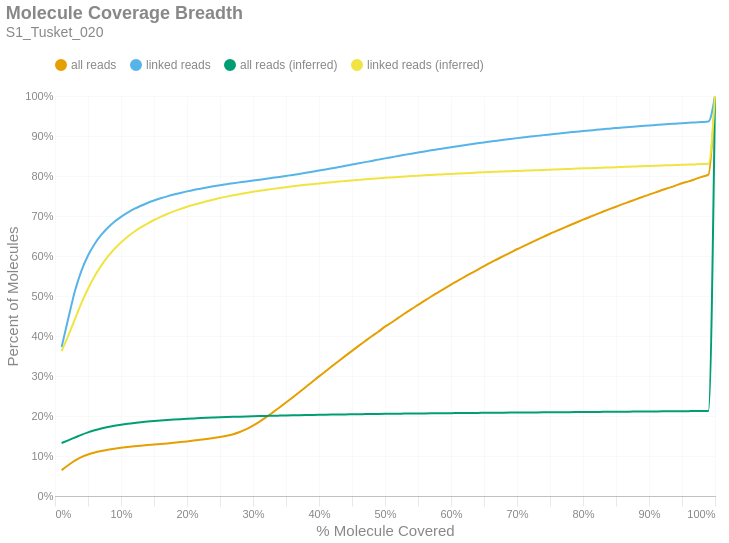

Notebook code cell kept with this figure:
### Markdown cell above
### Molecule Read Coverage
This chart shows molecule coverage breadth as computed by the number of bases aligned to that molecule. In other words, "*how much of each unique long molecule is actually sequenced/aligned?*" Keep in mind there is a distinction between sequences and alignments, since some sequences belonging to a particular molecule may not align well and wouldn't appear in the alignment data. This chart also shows molecule coverage breadth as computed by the *inferred fragment* from which the aligned sequences originate. Unlike read coverage, this calculation takes into account the total insert size, including unsequenced gaps between the forward and reverse reads. Like the previous figures, these are cumulative percents.

### Code cell
if SKIPLR:
    print_html(f"Skipped")
else:
    binned_df = consolidated_hist(valids['coverage_bp'], mask, 0.01, True)
    binned_df_inf = consolidated_hist(valids['coverage_inserts'], mask, 0.01, True)
    binned_df = binned_df.with_columns(pl.lit(binned_df_inf['all reads (cumsum)']).alias('all reads (inferred)'))
    binned_df = binned_df.with_columns(pl.lit(binned_df_inf['linked reads (cumsum)']).alias('linked reads (inferred)'))
    binned_df = binned_df.with_columns(
        (pl.col('bin').cast(pl.Float64) + 0.01).alias('right_edge')
    )

    with SafeRender(binned_df):
        (
            density_plot(binned_df, 'Molecule Coverage Breadth', samplename, 'molcov', ['all reads (inferred)','linked reads (inferred)'])
            .encode(
                #x=alt.X('bin:Q', title="% Molecule Covered").axis(format = '%').scale(padding=0),
                x=alt.X('right_edge:Q', title="% Molecule Covered").axis(format='%').scale(padding=0),
                y=alt.Y('value:Q', title='Percent of Molecules')
                    .axis(format='%')
                    .stack(False)
                    .scale(domainMin=0, padding=0),
                color=alt.Color("key:N").scale(domain = ["all reads", "linked reads", "all reads (inferred)", "linked reads (inferred)"]),
                tooltip = [
                    alt.Tooltip("key:N", title = "Data Type"),
                    alt.Tooltip("range_label:N", title="% Molecule Covered"),
                    alt.Tooltip("value:Q", format = ".2%", title="% Molecules")
                ]
            )
        ).display()

### Figure 1 — Vega-Lite specification as saved in the notebook (floating-point values rounded to 4 significant figures)
{"width": "container", "height": 400, "config": {"title": {"anchor": "start", "dy": -15, "fontSize": 18, "color": "#888888", "subtitleColor": "#888888", "subtitleFontSize": 14}, "arc": {"fill": "#0072B2"}, "axis": {"domainColor": "#888888", "domainWidth": 0.5, "gridWidth": 0.2, "grid": false, "titleFontWeight": 400, "titleFontSize": 15, "labelFontSize": 11, "labelColor": "#888888", "tickColor": "#888888", "tickWidth": 0.2, "titleColor": "#888888"}, "axisBand": {"grid": false}, "axisX": {"grid": true, "tickSize": 10, "domainCap": "round"}, "axisY": {"domain": false, "grid": true, "tickSize": 0, "domainCap": "round"}, "background": "transparent", "header": {"labelFontSize": 15, "labelColor": "#888888", "titleFontSize": 15, "titleFontWeight": 600, "titleColor": "#888888"}, "legend": {"labelFont": "sans-serif", "labelFontSize": 12, "labelColor": "#888888", "symbolSize": 100, "symbolType": "circle", "titleFontSize": 12, "titlePadding": 10, "titleColor": "#888888", "title": null, "orient": "top"}, "range": {"category": ["#E69F00", "#56B4E9", "#009E73", "#F0E442", "#0072B2", "#D55E00", "#CC79A7", "#000000"], "diverging": ["#cfe8f3", "#a2d4ec", "#73bfe2", "#46abdb", "#1696d2", "#12719e"]}, "area": {"fill": "#0072B2", "fillOpacity": 0.7, "line": true, "strokeOpacity": 0.7}, "line": {"color": "#0072B2", "stroke": "#0072B2", "strokeWidth": 2}, "trail": {"color": "#0072B2", "stroke": "#0072B2", "strokeWidth": 0, "size": 1}, "point": {"filled": true, "fillOpacity": 1.0, "size": 95}, "text": {"color": "#888888", "fontSize": 11, "align": "right", "fontWeight": 400, "size": 11}, "bar": {"fill": "#0072B2", "stroke": null}, "view": {"stroke": null, "continuousWidth": 660, "continuousHeight": 400}}, "data": {"name": "data-bf980b047b37eeb27c1207c9344e3002"}, "mark": {"type": "line", "interpolate": "monotone", "point": {"opacity": 0, "size": 275}}, "encoding": {"color": {"field": "key", "scale": {"domain": ["all reads", "linked reads", "all reads (inferred)", "linked reads (inferred)"]}, "type": "nominal"}, "tooltip": [{"field": "key", "title": "Data Type", "type": "nominal"}, {"field": "range_label", "title": "% Molecule Covered", "type": "nominal"}, {"field": "value", "format": ".2%", "title": "% Molecules", "type": "quantitative"}], "x": {"axis": {"format": "%"}, "field": "right_edge", "scale": {"padding": 0}, "title": "% Molecule Covered", "type": "quantitative"}, "y": {"axis": {"format": "%"}, "field": "value", "scale": {"domainMin": 0, "padding": 0}, "stack": false, "title": "Percent of Molecules", "type": "quantitative"}}, "params": [{"name": "param_c36ac31b6afebe62", "select": {"type": "point", "fields": ["key"]}, "bind": "legend"}], "title": {"text": "Molecule Coverage Breadth", "subtitle": "S1_Tusket_020"}, "transform": [{"fold": ["all reads (cumsum)", "linked reads (cumsum)", "all reads (inferred)", "linked reads (inferred)"]}, {"calculate": "replace(datum.key, ' (cumsum)', '')", "as": "key"}, {"filter": {"param": "param_c36ac31b6afebe62"}}], "usermeta": {"embedOptions": {"downloadFileName": "S1_Tusket_020.molcov"}}, "$schema": "https://vega.github.io/schema/vega-lite/v6.1.0.json", "datasets": {"data-bf980b047b37eeb27c1207c9344e3002": [{"bin": "0.0", "interval": "0.0-0.01", "all reads": 0.06462, "linked reads": 0.3722, "all reads (cumsum)": 0.06462, "linked reads (cumsum)": 0.3722, "range_label": "0.0-0.01", "all reads (inferred)": 0.1326, "linked reads (inferred)": 0.3625, "right_edge": 0.01}, {"bin": "0.01", "interval": "0.01-0.02", "all reads": 0.01215, "linked reads": 0.07065, "all reads (cumsum)": 0.07677, "linked reads (cumsum)": 0.4429, "range_label": "0.01-0.02", "all reads (inferred)": 0.1392, "linked reads (inferred)": 0.4006, "right_edge": 0.02}, {"bin": "0.02", "interval": "0.02-0.03", "all reads": 0.01161, "linked reads": 0.06844, "all reads (cumsum)": 0.08838, "linked reads (cumsum)": 0.5113, "range_label": "0.02-0.03", "all reads (inferred)": 0.1461, "linked reads (inferred)": 0.4413, "right_edge": 0.03}, {"bin": "0.03", "interval": "0.03-0.04", "all reads": 0.008801, "linked reads": 0.05159, "all reads (cumsum)": 0.09718, "linked reads (cumsum)": 0.5629, "range_label": "0.03-0.04", "all reads (inferred)": 0.1529, "linked reads (inferred)": 0.482, "right_edge": 0.04}, {"bin": "0.04", "interval": "0.04-0.05", "all reads": 0.006568, "linked reads": 0.03836, "all reads (cumsum)": 0.1037, "linked reads (cumsum)": 0.6013, "range_label": "0.04-0.05", "all reads (inferred)": 0.159, "linked reads (inferred)": 0.5182, "right_edge": 0.05}, {"bin": "0.05", "interval": "0.05-0.06", "all reads": 0.004971, "linked reads": 0.02883, "all reads (cumsum)": 0.1087, "linked reads (cumsum)": 0.6301, "range_label": "0.05-0.06", "all reads (inferred)": 0.1642, "linked reads (inferred)": 0.5494, "right_edge": 0.06}, {"bin": "0.06", "interval": "0.06-0.07", "all reads": 0.003873, "linked reads": 0.02244, "all reads (cumsum)": 0.1126, "linked reads (cumsum)": 0.6525, "range_label": "0.06-0.07", "all reads (inferred)": 0.1686, "linked reads (inferred)": 0.5759, "right_edge": 0.07}, {"bin": "0.07", "interval": "0.07-0.08", "all reads": 0.003161, "linked reads": 0.0182, "all reads (cumsum)": 0.1158, "linked reads (cumsum)": 0.6707, "range_label": "0.07-0.08", "all reads (inferred)": 0.1724, "linked reads (inferred)": 0.5984, "right_edge": 0.08}, {"bin": "0.08", "interval": "0.08-0.09", "all reads": 0.002629, "linked reads": 0.01487, "all reads (cumsum)": 0.1184, "linked reads (cumsum)": 0.6856, "range_label": "0.08-0.09", "all reads (inferred)": 0.1755, "linked reads (inferred)": 0.6174, "right_edge": 0.09}, {"bin": "0.09", "interval": "0.09-0.1", "all reads": 0.002218, "linked reads": 0.01222, "all reads (cumsum)": 0.1206, "linked reads (cumsum)": 0.6978, "range_label": "0.09-0.1", "all reads (inferred)": 0.1782, "linked reads (inferred)": 0.6339, "right_edge": 0.1}, {"bin": "0.1", "interval": "0.1-0.11", "all reads": 0.001943, "linked reads": 0.01056, "all reads (cumsum)": 0.1225, "linked reads (cumsum)": 0.7084, "range_label": "0.1-0.11", "all reads (inferred)": 0.1806, "linked reads (inferred)": 0.6482, "right_edge": 0.11}, {"bin": "0.11", "interval": "0.11-0.12", "all reads": 0.001748, "linked reads": 0.009208, "all reads (cumsum)": 0.1243, "linked reads (cumsum)": 0.7176, "range_label": "0.11-0.12", "all reads (inferred)": 0.1827, "linked reads (inferred)": 0.6605, "right_edge": 0.12}, {"bin": "0.12", "interval": "0.12-0.13", "all reads": 0.001558, "linked reads": 0.007942, "all reads (cumsum)": 0.1259, "linked reads (cumsum)": 0.7255, "range_label": "0.12-0.13", "all reads (inferred)": 0.1845, "linked reads (inferred)": 0.6716, "right_edge": 0.13}, {"bin": "0.13", "interval": "0.13-0.14", "all reads": 0.001426, "linked reads": 0.006967, "all reads (cumsum)": 0.1273, "linked reads (cumsum)": 0.7325, "range_label": "0.13-0.14", "all reads (inferred)": 0.1861, "linked reads (inferred)": 0.6812, "right_edge": 0.14}, {"bin": "0.14", "interval": "0.14-0.15", "all reads": 0.001353, "linked reads": 0.006101, "all reads (cumsum)": 0.1286, "linked reads (cumsum)": 0.7386, "range_label": "0.14-0.15", "all reads (inferred)": 0.1876, "linked reads (inferred)": 0.69, "right_edge": 0.15}, {"bin": "0.15", "interval": "0.15-0.16", "all reads": 0.001387, "linked reads": 0.00559, "all reads (cumsum)": 0.13, "linked reads (cumsum)": 0.7442, "range_label": "0.15-0.16", "all reads (inferred)": 0.1889, "linked reads (inferred)": 0.6978, "right_edge": 0.16}, {"bin": "0.16", "interval": "0.16-0.17", "all reads": 0.001456, "linked reads": 0.004949, "all reads (cumsum)": 0.1315, "linked reads (cumsum)": 0.7491, "range_label": "0.16-0.17", "all reads (inferred)": 0.1901, "linked reads (inferred)": 0.7049, "right_edge": 0.17}, {"bin": "0.17", "interval": "0.17-0.18", "all reads": 0.001559, "linked reads": 0.004421, "all reads (cumsum)": 0.133, "linked reads (cumsum)": 0.7536, "range_label": "0.17-0.18", "all reads (inferred)": 0.1912, "linked reads (inferred)": 0.7115, "right_edge": 0.18}, {"bin": "0.18", "interval": "0.18-0.19", "all reads": 0.001696, "linked reads": 0.004159, "all reads (cumsum)": 0.1347, "linked reads (cumsum)": 0.7577, "range_label": "0.18-0.19", "all reads (inferred)": 0.1922, "linked reads (inferred)": 0.7174, "right_edge": 0.19}, {"bin": "0.19", "interval": "0.19-0.2", "all reads": 0.001813, "linked reads": 0.003859, "all reads (cumsum)": 0.1365, "linked reads (cumsum)": 0.7616, "range_label": "0.19-0.2", "all reads (inferred)": 0.1931, "linked reads (inferred)": 0.723, "right_edge": 0.2}, {"bin": "0.2", "interval": "0.2-0.21", "all reads": 0.001922, "linked reads": 0.003548, "all reads (cumsum)": 0.1385, "linked reads (cumsum)": 0.7651, "range_label": "0.2-0.21", "all reads (inferred)": 0.1939, "linked reads (inferred)": 0.728, "right_edge": 0.21}, {"bin": "0.21", "interval": "0.21-0.22", "all reads": 0.00207, "linked reads": 0.003159, "all reads (cumsum)": 0.1405, "linked reads (cumsum)": 0.7683, "range_label": "0.21-0.22", "all reads (inferred)": 0.1947, "linked reads (inferred)": 0.7327, "right_edge": 0.22}, {"bin": "0.22", "interval": "0.22-0.23", "all reads": 0.002224, "linked reads": 0.003105, "all reads (cumsum)": 0.1428, "linked reads (cumsum)": 0.7714, "range_label": "0.22-0.23", "all reads (inferred)": 0.1954, "linked reads (inferred)": 0.737, "right_edge": 0.23}, {"bin": "0.23", "interval": "0.23-0.24", "all reads": 0.002381, "linked reads": 0.002887, "all reads (cumsum)": 0.1451, "linked reads (cumsum)": 0.7743, "range_label": "0.23-0.24", "all reads (inferred)": 0.1961, "linked reads (inferred)": 0.741, "right_edge": 0.24}, {"bin": "0.24", "interval": "0.24-0.25", "all reads": 0.002642, "linked reads": 0.002703, "all reads (cumsum)": 0.1478, "linked reads (cumsum)": 0.777, "range_label": "0.24-0.25", "all reads (inferred)": 0.1967, "linked reads (inferred)": 0.7449, "right_edge": 0.25}, {"bin": "0.25", "interval": "0.25-0.26", "all reads": 0.002913, "linked reads": 0.002463, "all reads (cumsum)": 0.1507, "linked reads (cumsum)": 0.7795, "range_label": "0.25-0.26", "all reads (inferred)": 0.1973, "linked reads (inferred)": 0.7484, "right_edge": 0.26}, {"bin": "0.26", "interval": "0.26-0.27", "all reads": 0.003804, "linked reads": 0.002475, "all reads (cumsum)": 0.1545, "linked reads (cumsum)": 0.7819, "range_label": "0.26-0.27", "all reads (inferred)": 0.1979, "linked reads (inferred)": 0.7517, "right_edge": 0.27}, {"bin": "0.27", "interval": "0.27-0.28", "all reads": 0.005416, "linked reads": 0.002316, "all reads (cumsum)": 0.1599, "linked reads (cumsum)": 0.7842, "range_label": "0.27-0.28", "all reads (inferred)": 0.1984, "linked reads (inferred)": 0.7548, "right_edge": 0.28}, {"bin": "0.28", "interval": "0.28-0.29", "all reads": 0.007277, "linked reads": 0.00225, "all reads (cumsum)": 0.1672, "linked reads (cumsum)": 0.7865, "range_label": "0.28-0.29", "all reads (inferred)": 0.1989, "linked reads (inferred)": 0.7577, "right_edge": 0.29}, {"bin": "0.29", "interval": "0.29-0.3", "all reads": 0.008887, "linked reads": 0.002181, "all reads (cumsum)": 0.1761, "linked reads (cumsum)": 0.7887, "range_label": "0.29-0.3", "all reads (inferred)": 0.1994, "linked reads (inferred)": 0.7605, "right_edge": 0.3}, {"bin": "0.3", "interval": "0.3-0.31", "all reads": 0.01002, "linked reads": 0.002237, "all reads (cumsum)": 0.1861, "linked reads (cumsum)": 0.7909, "range_label": "0.3-0.31", "all reads (inferred)": 0.1998, "linked reads (inferred)": 0.7631, "right_edge": 0.31}, {"bin": "0.31", "interval": "0.31-0.32", "all reads": 0.01102, "linked reads": 0.002326, "all reads (cumsum)": 0.1971, "linked reads (cumsum)": 0.7932, "range_label": "0.31-0.32", "all reads (inferred)": 0.2002, "linked reads (inferred)": 0.7654, "right_edge": 0.32}, {"bin": "0.32", "interval": "0.32-0.33", "all reads": 0.0118, "linked reads": 0.002263, "all reads (cumsum)": 0.2089, "linked reads (cumsum)": 0.7955, "range_label": "0.32-0.33", "all reads (inferred)": 0.2006, "linked reads (inferred)": 0.7678, "right_edge": 0.33}, {"bin": "0.33", "interval": "0.33-0.34", "all reads": 0.01215, "linked reads": 0.002281, "all reads (cumsum)": 0.2211, "linked reads (cumsum)": 0.7978, "range_label": "0.33-0.34", "all reads (inferred)": 0.201, "linked reads (inferred)": 0.77, "right_edge": 0.34}, {"bin": "0.34", "interval": "0.34-0.35", "all reads": 0.01255, "linked reads": 0.002452, "all reads (cumsum)": 0.2336, "linked reads (cumsum)": 0.8002, "range_label": "0.34-0.35", "all reads (inferred)": 0.2014, "linked reads (inferred)": 0.7721, "right_edge": 0.35}, {"bin": "0.35", "interval": "0.35-0.36", "all reads": 0.01281, "linked reads": 0.002464, "all reads (cumsum)": 0.2464, "linked reads (cumsum)": 0.8027, "range_label": "0.35-0.36", "all reads (inferred)": 0.2017, "linked reads (inferred)": 0.7741, "right_edge": 0.36}, {"bin": "0.36", "interval": "0.36-0.37", "all reads": 0.01298, "linked reads": 0.002555, "all reads (cumsum)": 0.2594, "linked reads (cumsum)": 0.8053, "range_label": "0.36-0.37", "all reads (inferred)": 0.202, "linked reads (inferred)": 0.7761, "right_edge": 0.37}, {"bin": "0.37", "interval": "0.37-0.38", "all reads": 0.01312, "linked reads": 0.002633, "all reads (cumsum)": 0.2725, "linked reads (cumsum)": 0.8079, "range_label": "0.37-0.38", "all reads (inferred)": 0.2023, "linked reads (inferred)": 0.7779, "right_edge": 0.38}, {"bin": "0.38", "interval": "0.38-0.39", "all reads": 0.01313, "linked reads": 0.002787, "all reads (cumsum)": 0.2857, "linked reads (cumsum)": 0.8107, "range_label": "0.38-0.39", "all reads (inferred)": 0.2026, "linked reads (inferred)": 0.7796, "right_edge": 0.39}, {"bin": "0.39", "interval": "0.39-0.4", "all reads": 0.01332, "linked reads": 0.00293, "all reads (cumsum)": 0.299, "linked reads (cumsum)": 0.8136, "range_label": "0.39-0.4", "all reads (inferred)": 0.2029, "linked reads (inferred)": 0.7813, "right_edge": 0.4}, {"bin": "0.4", "interval": "0.4-0.41", "all reads": 0.0128, "linked reads": 0.002865, "all reads (cumsum)": 0.3118, "linked reads (cumsum)": 0.8165, "range_label": "0.4-0.41", "all reads (inferred)": 0.2032, "linked reads (inferred)": 0.7829, "right_edge": 0.41}, {"bin": "0.41", "interval": "0.41-0.42", "all reads": 0.013, "linked reads": 0.00286, "all reads (cumsum)": 0.3248, "linked reads (cumsum)": 0.8193, "range_label": "0.41-0.42", "all reads (inferred)": 0.2035, "linked reads (inferred)": 0.7845, "right_edge": 0.42}, {"bin": "0.42", "interval": "0.42-0.43", "all reads": 0.01286, "linked reads": 0.003063, "all reads (cumsum)": 0.3376, "linked reads (cumsum)": 0.8224, "range_label": "0.42-0.43", "all reads (inferred)": 0.2037, "linked reads (inferred)": 0.7861, "right_edge": 0.43}, {"bin": "0.43", "interval": "0.43-0.44", "all reads": 0.01269, "linked reads": 0.003089, "all reads (cumsum)": 0.3503, "linked reads (cumsum)": 0.8255, "range_label": "0.43-0.44", "all reads (inferred)": 0.204, "linked reads (inferred)": 0.7875, "right_edge": 0.44}, {"bin": "0.44", "interval": "0.44-0.45", "all reads": 0.0126, "linked reads": 0.003071, "all reads (cumsum)": 0.3629, "linked reads (cumsum)": 0.8286, "range_label": "0.44-0.45", "all reads (inferred)": 0.2042, "linked reads (inferred)": 0.7889, "right_edge": 0.45}, {"bin": "0.45", "interval": "0.45-0.46", "all reads": 0.01239, "linked reads": 0.003092, "all reads (cumsum)": 0.3753, "linked reads (cumsum)": 0.8316, "range_label": "0.45-0.46", "all reads (inferred)": 0.2045, "linked reads (inferred)": 0.7903, "right_edge": 0.46}, {"bin": "0.46", "interval": "0.46-0.47", "all reads": 0.01205, "linked reads": 0.003074, "all reads (cumsum)": 0.3874, "linked reads (cumsum)": 0.8347, "range_label": "0.46-0.47", "all reads (inferred)": 0.2047, "linked reads (inferred)": 0.7917, "right_edge": 0.47}, {"bin": "0.47", "interval": "0.47-0.48", "all reads": 0.01206, "linked reads": 0.003038, "all reads (cumsum)": 0.3994, "linked reads (cumsum)": 0.8378, "range_label": "0.47-0.48", "all reads (inferred)": 0.205, "linked reads (inferred)": 0.793, "right_edge": 0.48}, {"bin": "0.48", "interval": "0.48-0.49", "all reads": 0.01132, "linked reads": 0.003152, "all reads (cumsum)": 0.4107, "linked reads (cumsum)": 0.8409, "range_label": "0.48-0.49", "all reads (inferred)": 0.2052, "linked reads (inferred)": 0.7942, "right_edge": 0.49}, {"bin": "0.49", "interval": "0.49-0.5", "all reads": 0.01254, "linked reads": 0.00314, "all reads (cumsum)": 0.4233, "linked reads (cumsum)": 0.844, "range_label": "0.49-0.5", "all reads (inferred)": 0.2054, "linked reads (inferred)": 0.7954, "right_edge": 0.5}, {"bin": "0.5", "interval": "0.5-0.51", "all reads": 0.0105, "linked reads": 0.002976, "all reads (cumsum)": 0.4338, "linked reads (cumsum)": 0.847, "range_label": "0.5-0.51", "all reads (inferred)": 0.2056, "linked reads (inferred)": 0.7965, "right_edge": 0.51}, {"bin": "0.51", "interval": "0.51-0.52", "all reads": 0.0116, "linked reads": 0.003074, "all reads (cumsum)": 0.4454, "linked reads (cumsum)": 0.8501, "range_label": "0.51-0.52", "all reads (inferred)": 0.2058, "linked reads (inferred)": 0.7977, "right_edge": 0.52}, {"bin": "0.52", "interval": "0.52-0.53", "all reads": 0.01091, "linked reads": 0.002919, "all reads (cumsum)": 0.4563, "linked reads (cumsum)": 0.853, "range_label": "0.52-0.53", "all reads (inferred)": 0.206, "linked reads (inferred)": 0.7988, "right_edge": 0.53}, {"bin": "0.53", "interval": "0.53-0.54", "all reads": 0.01093, "linked reads": 0.002886, "all reads (cumsum)": 0.4672, "linked reads (cumsum)": 0.8559, "range_label": "0.53-0.54", "all reads (inferred)": 0.2062, "linked reads (inferred)": 0.7998, "right_edge": 0.54}, {"bin": "0.54", "interval": "0.54-0.55", "all reads": 0.01054, "linked reads": 0.002796, "all reads (cumsum)": 0.4778, "linked reads (cumsum)": 0.8587, "range_label": "0.54-0.55", "all reads (inferred)": 0.2063, "linked reads (inferred)": 0.8008, "right_edge": 0.55}, {"bin": "0.55", "interval": "0.55-0.56", "all reads": 0.01053, "linked reads": 0.002725, "all reads (cumsum)": 0.4883, "linked reads (cumsum)": 0.8614, "range_label": "0.55-0.56", "all reads (inferred)": 0.2065, "linked reads (inferred)": 0.8017, "right_edge": 0.56}, {"bin": "0.56", "interval": "0.56-0.57", "all reads": 0.0104, "linked reads": 0.002676, "all reads (cumsum)": 0.4987, "linked reads (cumsum)": 0.8641, "range_label": "0.56-0.57", "all reads (inferred)": 0.2067, "linked reads (inferred)": 0.8026, "right_edge": 0.57}, {"bin": "0.57", "interval": "0.57-0.58", "all reads": 0.009932, "linked reads": 0.002695, "all reads (cumsum)": 0.5086, "linked reads (cumsum)": 0.8668, "range_label": "0.57-0.58", "all reads (inferred)": 0.2068, "linked reads (inferred)": 0.8035, "right_edge": 0.58}, {"bin": "0.58", "interval": "0.58-0.59", "all reads": 0.009962, "linked reads": 0.00269, "all reads (cumsum)": 0.5186, "linked reads (cumsum)": 0.8695, "range_label": "0.58-0.59", "all reads (inferred)": 0.207, "linked reads (inferred)": 0.8043, "right_edge": 0.59}, {"bin": "0.59", "interval": "0.59-0.6", "all reads": 0.009865, "linked reads": 0.002546, "all reads (cumsum)": 0.5285, "linked reads (cumsum)": 0.872, "range_label": "0.59-0.6", "all reads (inferred)": 0.2072, "linked reads (inferred)": 0.8052, "right_edge": 0.6}, {"bin": "0.6", "interval": "0.6-0.61", "all reads": 0.00934, "linked reads": 0.00246, "all reads (cumsum)": 0.5378, "linked reads (cumsum)": 0.8745, "range_label": "0.6-0.61", "all reads (inferred)": 0.2073, "linked reads (inferred)": 0.806, "right_edge": 0.61}, {"bin": "0.61", "interval": "0.61-0.62", "all reads": 0.009553, "linked reads": 0.00237, "all reads (cumsum)": 0.5474, "linked reads (cumsum)": 0.8769, "range_label": "0.61-0.62", "all reads (inferred)": 0.2075, "linked reads (inferred)": 0.8068, "right_edge": 0.62}, {"bin": "0.62", "interval": "0.62-0.63", "all reads": 0.009133, "linked reads": 0.002448, "all reads (cumsum)": 0.5565, "linked reads (cumsum)": 0.8793, "range_label": "0.62-0.63", "all reads (inferred)": 0.2076, "linked reads (inferred)": 0.8076, "right_edge": 0.63}, {"bin": "0.63", "interval": "0.63-0.64", "all reads": 0.009083, "linked reads": 0.002335, "all reads (cumsum)": 0.5656, "linked reads (cumsum)": 0.8816, "range_label": "0.63-0.64", "all reads (inferred)": 0.2078, "linked reads (inferred)": 0.8085, "right_edge": 0.64}, {"bin": "0.64", "interval": "0.64-0.65", "all reads": 0.008846, "linked reads": 0.002266, "all reads (cumsum)": 0.5744, "linked reads (cumsum)": 0.8839, "range_label": "0.64-0.65", "all reads (inferred)": 0.2079, "linked reads (inferred)": 0.8093, "right_edge": 0.65}, {"bin": "0.65", "interval": "0.65-0.66", "all reads": 0.009044, "linked reads": 0.002279, "all reads (cumsum)": 0.5835, "linked reads (cumsum)": 0.8862, "range_label": "0.65-0.66", "all reads (inferred)": 0.2081, "linked reads (inferred)": 0.81, "right_edge": 0.66}, {"bin": "0.66", "interval": "0.66-0.67", "all reads": 0.00845, "linked reads": 0.00214, "all reads (cumsum)": 0.5919, "linked reads (cumsum)": 0.8883, "range_label": "0.66-0.67", "all reads (inferred)": 0.2082, "linked reads (inferred)": 0.8107, "right_edge": 0.67}, {"bin": "0.67", "interval": "0.67-0.68", "all reads": 0.008481, "linked reads": 0.002222, "all reads (cumsum)": 0.6004, "linked reads (cumsum)": 0.8905, "range_label": "0.67-0.68", "all reads (inferred)": 0.2083, "linked reads (inferred)": 0.8114, "right_edge": 0.68}, {"bin": "0.68", "interval": "0.68-0.69", "all reads": 0.008189, "linked reads": 0.002092, "all reads (cumsum)": 0.6086, "linked reads (cumsum)": 0.8926, "range_label": "0.68-0.69", "all reads (inferred)": 0.2085, "linked reads (inferred)": 0.8121, "right_edge": 0.69}, {"bin": "0.69", "interval": "0.69-0.7", "all reads": 0.008243, "linked reads": 0.002039, "all reads (cumsum)": 0.6168, "linked reads (cumsum)": 0.8947, "range_label": "0.69-0.7", "all reads (inferred)": 0.2086, "linked reads (inferred)": 0.8127, "right_edge": 0.7}, {"bin": "0.7", "interval": "0.7-0.71", "all reads": 0.007891, "linked reads": 0.001945, "all reads (cumsum)": 0.6247, "linked reads (cumsum)": 0.8966, "range_label": "0.7-0.71", "all reads (inferred)": 0.2087, "linked reads (inferred)": 0.8134, "right_edge": 0.71}, {"bin": "0.71", "interval": "0.71-0.72", "all reads": 0.007812, "linked reads": 0.001913, "all reads (cumsum)": 0.6325, "linked reads (cumsum)": 0.8985, "range_label": "0.71-0.72", "all reads (inferred)": 0.2089, "linked reads (inferred)": 0.814, "right_edge": 0.72}, {"bin": "0.72", "interval": "0.72-0.73", "all reads": 0.007775, "linked reads": 0.001787, "all reads (cumsum)": 0.6403, "linked reads (cumsum)": 0.9003, "range_label": "0.72-0.73", "all reads (inferred)": 0.209, "linked reads (inferred)": 0.8147, "right_edge": 0.73}, {"bin": "0.73", "interval": "0.73-0.74", "all reads": 0.007512, "linked reads": 0.001868, "all reads (cumsum)": 0.6478, "linked reads (cumsum)": 0.9022, "range_label": "0.73-0.74", "all reads (inferred)": 0.2091, "linked reads (inferred)": 0.8153, "right_edge": 0.74}, {"bin": "0.74", "interval": "0.74-0.75", "all reads": 0.0078, "linked reads": 0.001837, "all reads (cumsum)": 0.6556, "linked reads (cumsum)": 0.904, "range_label": "0.74-0.75", "all reads (inferred)": 0.2093, "linked reads (inferred)": 0.8159, "right_edge": 0.75}, {"bin": "0.75", "interval": "0.75-0.76", "all reads": 0.007109, "linked reads": 0.001689, "all reads (cumsum)": 0.6627, "linked reads (cumsum)": 0.9057, "range_label": "0.75-0.76", "all reads (inferred)": 0.2094, "linked reads (inferred)": 0.8165, "right_edge": 0.76}, {"bin": "0.76", "interval": "0.76-0.77", "all reads": 0.00714, "linked reads": 0.001724, "all reads (cumsum)": 0.6699, "linked reads (cumsum)": 0.9074, "range_label": "0.76-0.77", "all reads (inferred)": 0.2095, "linked reads (inferred)": 0.8172, "right_edge": 0.77}, {"bin": "0.77", "interval": "0.77-0.78", "all reads": 0.007038, "linked reads": 0.001637, "all reads (cumsum)": 0.6769, "linked reads (cumsum)": 0.9091, "range_label": "0.77-0.78", "all reads (inferred)": 0.2096, "linked reads (inferred)": 0.8178, "right_edge": 0.78}, {"bin": "0.78", "interval": "0.78-0.79", "all reads": 0.006893, "linked reads": 0.001616, "all reads (cumsum)": 0.6838, "linked reads (cumsum)": 0.9107, "range_label": "0.78-0.79", "all reads (inferred)": 0.2098, "linked reads (inferred)": 0.8184, "right_edge": 0.79}, {"bin": "0.79", "interval": "0.79-0.8", "all reads": 0.007173, "linked reads": 0.001661, "all reads (cumsum)": 0.691, "linked reads (cumsum)": 0.9124, "range_label": "0.79-0.8", "all reads (inferred)": 0.2099, "linked reads (inferred)": 0.8191, "right_edge": 0.8}, {"bin": "0.8", "interval": "0.8-0.81", "all reads": 0.006478, "linked reads": 0.001499, "all reads (cumsum)": 0.6974, "linked reads (cumsum)": 0.9139, "range_label": "0.8-0.81", "all reads (inferred)": 0.2101, "linked reads (inferred)": 0.8197, "right_edge": 0.81}, {"bin": "0.81", "interval": "0.81-0.82", "all reads": 0.006564, "linked reads": 0.001549, "all reads (cumsum)": 0.704, "linked reads (cumsum)": 0.9154, "range_label": "0.81-0.82", "all reads (inferred)": 0.2102, "linked reads (inferred)": 0.8203, "right_edge": 0.82}, {"bin": "0.82", "interval": "0.82-0.83", "all reads": 0.006601, "linked reads": 0.001506, "all reads (cumsum)": 0.7106, "linked reads (cumsum)": 0.9169, "range_label": "0.82-0.83", "all reads (inferred)": 0.2103, "linked reads (inferred)": 0.8209, "right_edge": 0.83}, {"bin": "0.83", "interval": "0.83-0.84", "all reads": 0.006421, "linked reads": 0.001426, "all reads (cumsum)": 0.717, "linked reads (cumsum)": 0.9183, "range_label": "0.83-0.84", "all reads (inferred)": 0.2105, "linked reads (inferred)": 0.8215, "right_edge": 0.84}, {"bin": "0.84", "interval": "0.84-0.85", "all reads": 0.006213, "linked reads": 0.00143, "all reads (cumsum)": 0.7232, "linked reads (cumsum)": 0.9198, "range_label": "0.84-0.85", "all reads (inferred)": 0.2106, "linked reads (inferred)": 0.8221, "right_edge": 0.85}, {"bin": "0.85", "interval": "0.85-0.86", "all reads": 0.006286, "linked reads": 0.001418, "all reads (cumsum)": 0.7295, "linked reads (cumsum)": 0.9212, "range_label": "0.85-0.86", "all reads (inferred)": 0.2107, "linked reads (inferred)": 0.8227, "right_edge": 0.86}, {"bin": "0.86", "interval": "0.86-0.87", "all reads": 0.006081, "linked reads": 0.001275, "all reads (cumsum)": 0.7356, "linked reads (cumsum)": 0.9225, "range_label": "0.86-0.87", "all reads (inferred)": 0.2109, "linked reads (inferred)": 0.8233, "right_edge": 0.87}, {"bin": "0.87", "interval": "0.87-0.88", "all reads": 0.006083, "linked reads": 0.00132, "all reads (cumsum)": 0.7417, "linked reads (cumsum)": 0.9238, "range_label": "0.87-0.88", "all reads (inferred)": 0.211, "linked reads (inferred)": 0.824, "right_edge": 0.88}, {"bin": "0.88", "interval": "0.88-0.89", "all reads": 0.005896, "linked reads": 0.001291, "all reads (cumsum)": 0.7476, "linked reads (cumsum)": 0.9251, "range_label": "0.88-0.89", "all reads (inferred)": 0.2112, "linked reads (inferred)": 0.8246, "right_edge": 0.89}, {"bin": "0.89", "interval": "0.89-0.9", "all reads": 0.005908, "linked reads": 0.001284, "all reads (cumsum)": 0.7535, "linked reads (cumsum)": 0.9264, "range_label": "0.89-0.9", "all reads (inferred)": 0.2113, "linked reads (inferred)": 0.8252, "right_edge": 0.9}, {"bin": "0.9", "interval": "0.9-0.91", "all reads": 0.005448, "linked reads": 0.001131, "all reads (cumsum)": 0.7589, "linked reads (cumsum)": 0.9275, "range_label": "0.9-0.91", "all reads (inferred)": 0.2115, "linked reads (inferred)": 0.8258, "right_edge": 0.91}, {"bin": "0.91", "interval": "0.91-0.92", "all reads": 0.006144, "linked reads": 0.001146, "all reads (cumsum)": 0.7651, "linked reads (cumsum)": 0.9286, "range_label": "0.91-0.92", "all reads (inferred)": 0.2116, "linked reads (inferred)": 0.8263, "right_edge": 0.92}, {"bin": "0.92", "interval": "0.92-0.93", "all reads": 0.00517, "linked reads": 0.00109, "all reads (cumsum)": 0.7703, "linked reads (cumsum)": 0.9297, "range_label": "0.92-0.93", "all reads (inferred)": 0.2117, "linked reads (inferred)": 0.8268, "right_edge": 0.93}, {"bin": "0.93", "interval": "0.93-0.94", "all reads": 0.005549, "linked reads": 0.001127, "all reads (cumsum)": 0.7758, "linked reads (cumsum)": 0.9308, "range_label": "0.93-0.94", "all reads (inferred)": 0.2119, "linked reads (inferred)": 0.8274, "right_edge": 0.94}, {"bin": "0.94", "interval": "0.94-0.95", "all reads": 0.005928, "linked reads": 0.001113, "all reads (cumsum)": 0.7817, "linked reads (cumsum)": 0.932, "range_label": "0.94-0.95", "all reads (inferred)": 0.212, "linked reads (inferred)": 0.8279, "right_edge": 0.95}, {"bin": "0.95", "interval": "0.95-0.96", "all reads": 0.004816, "linked reads": 0.001045, "all reads (cumsum)": 0.7865, "linked reads (cumsum)": 0.933, "range_label": "0.95-0.96", "all reads (inferred)": 0.2122, "linked reads (inferred)": 0.8284, "right_edge": 0.96}, {"bin": "0.96", "interval": "0.96-0.97", "all reads": 0.005598, "linked reads": 0.001007, "all reads (cumsum)": 0.7921, "linked reads (cumsum)": 0.934, "range_label": "0.96-0.97", "all reads (inferred)": 0.2123, "linked reads (inferred)": 0.8291, "right_edge": 0.97}, {"bin": "0.97", "interval": "0.97-0.98", "all reads": 0.005763, "linked reads": 0.001023, "all reads (cumsum)": 0.7979, "linked reads (cumsum)": 0.935, "range_label": "0.97-0.98", "all reads (inferred)": 0.2125, "linked reads (inferred)": 0.8297, "right_edge": 0.98}, {"bin": "0.98", "interval": "0.98-0.99", "all reads": 0.005311, "linked reads": 0.0009549, "all reads (cumsum)": 0.8032, "linked reads (cumsum)": 0.936, "range_label": "0.98-0.99", "all reads (inferred)": 0.2128, "linked reads (inferred)": 0.8305, "right_edge": 0.99}, {"bin": "0.99", "interval": "0.99-1.0", "all reads": 0.1968, "linked reads": 0.06401, "all reads (cumsum)": 1.0, "linked reads (cumsum)": 1.0, "range_label": "0.99-1.0", "all reads (inferred)": 1.0, "linked reads (inferred)": 1.0, "right_edge": 1.0}]}}
